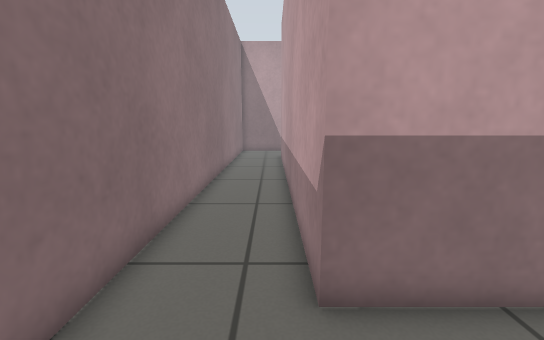
[1] (above)

14 first-person views from a walk through a robot-simulator world made for Gazebo. The camera is 0.69 m above the floor, tilts 10° down and sees 90° across. The floor is counted in squares, 0.25 m on a side. Each view is taken from the middle of a square. On the plan, view 1 faces up. The plan holds only what a view shows up to about 19 squares ahead; the rest is blank.

[2]
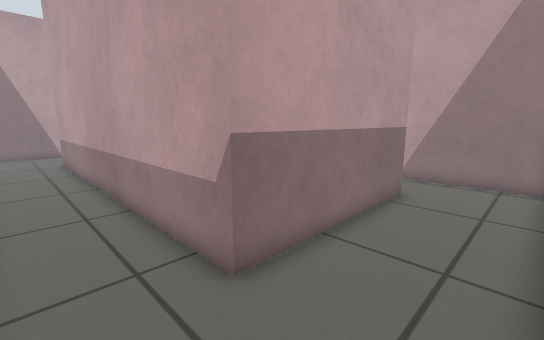

[3]
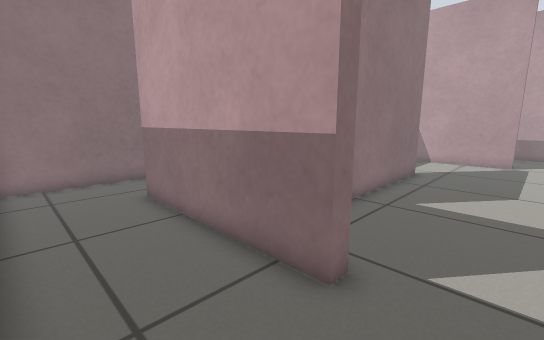

[4]
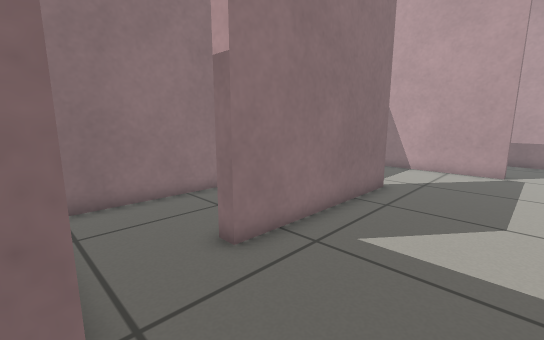

[5]
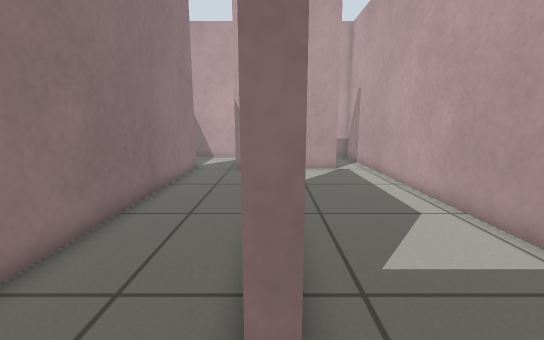

[6]
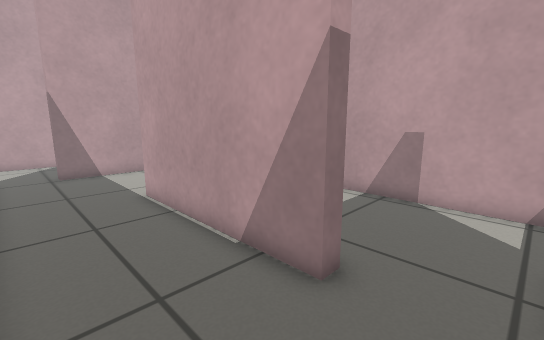

[7]
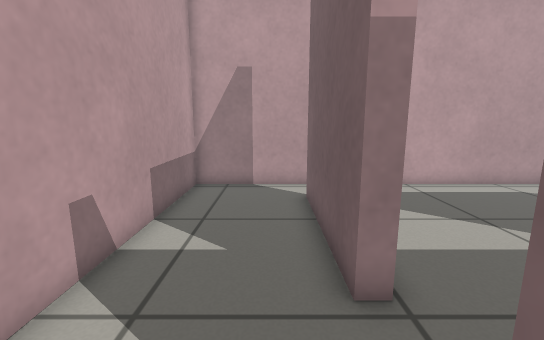

[8]
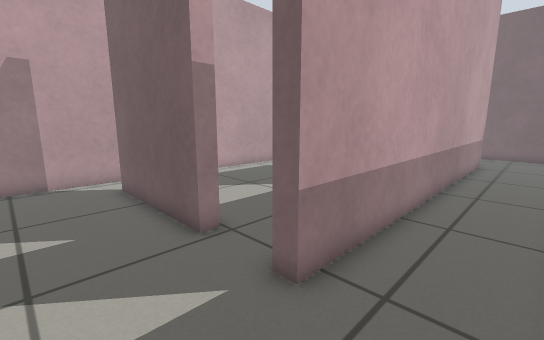

[9]
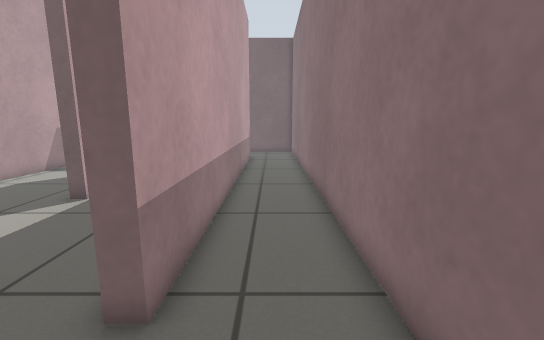

[10]
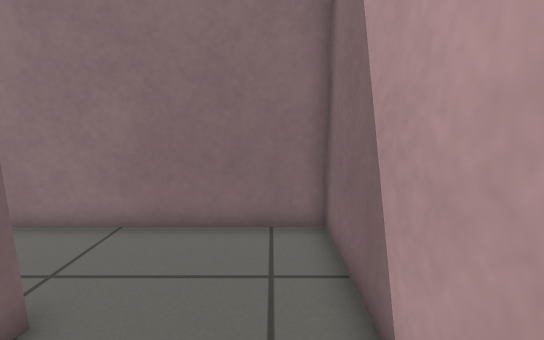

[11]
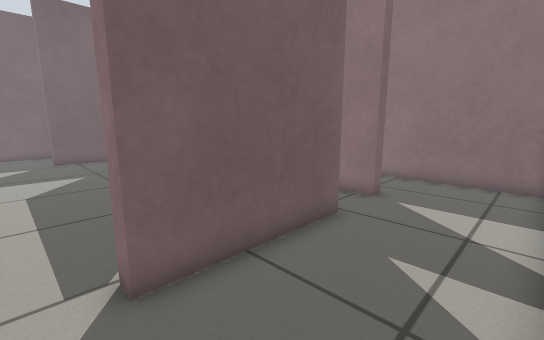

[12]
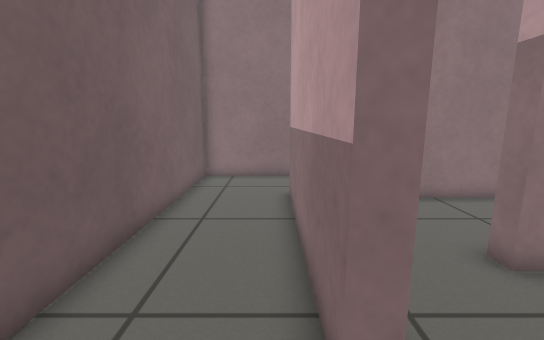

[13]
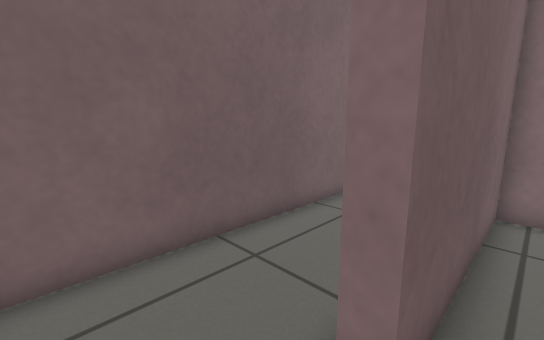

[14]
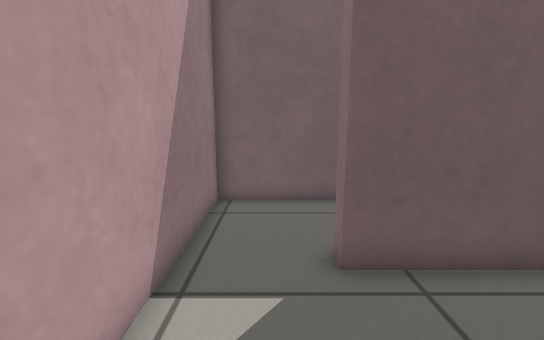

### Floor plan
Points are (right, up) in squares from view 1. A wall is a line through its corners. A room is listed if a view was taken in it or the views show most of it. See-through windows are left out.
Room 1 (views 1, 2, 3, 4, 7, 8, 9, 12)
walls: (8.7, 4.3) (8.7, 3.7) (0.7, 3.7) (0.7, 21.7) (1.3, 21.7); (1.4, 26.4) (-2.8, 26.4) (-2.8, -0.4) (11.9, -0.4) (11.9, 4.6)
ways out: opening at (1, 24) to room 2; opening at (10, 4) to room 2
Room 2 (views 5, 6, 10, 11, 13, 14)
walls: (6.3, 15.5) (6.3, 7.5) (5.7, 7.5) (5.7, 15.5) (6.3, 15.5); (9.8, 21.1) (3.8, 21.1) (3.8, 21.7) (9.8, 21.7) (9.8, 21.1); (1.3, 21.7) (1.3, 4.3) (8.7, 4.3); (11.9, 4.6) (11.9, 26.4) (1.4, 26.4)
ways out: opening at (1, 24) to room 1; opening at (10, 4) to room 1

Where each view was taken, in squares from view 1:
view 1: 0 up, 0 right, facing up
view 2: 0 up, 2 left, facing up-right
view 3: 0 up, 11 right, facing up-left
view 4: 4 up, 11 right, facing up-left
view 5: 5 up, 6 right, facing up
view 6: 5 up, 2 right, facing up-right
view 7: 23 up, 0 right, facing right
view 8: 25 up, 2 left, facing down-right
view 9: 25 up, 1 left, facing down
view 10: 25 up, 4 right, facing left
view 11: 26 up, 11 right, facing down-left
view 12: 3 up, 11 right, facing left
view 13: 5 up, 11 right, facing down-left
view 14: 9 up, 10 right, facing down
